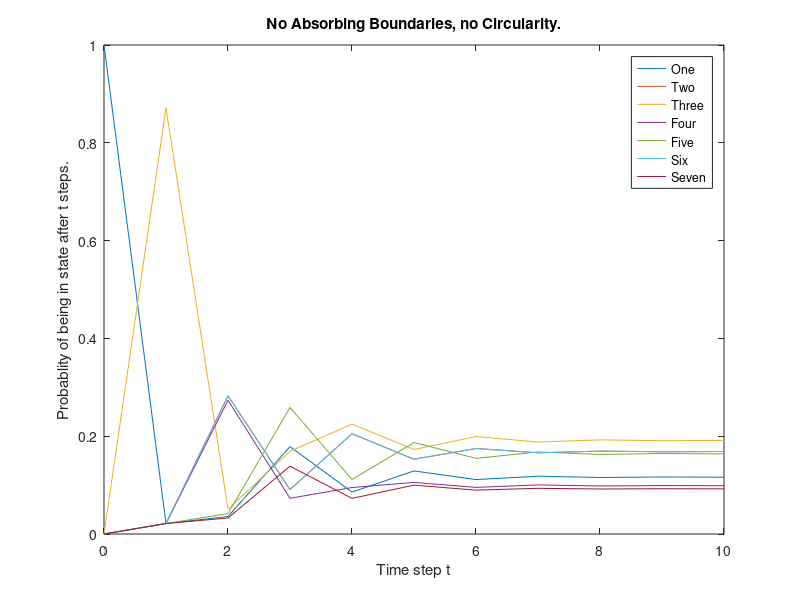

This figure's MATLAB source:
% Filename: GoogleMatrixPlot.m
% M-file to
% - Print out a plot to demonstrate page-rank algorithm over time.

% Enter the transfer matrix_type.
T =[.021429 .446429 .021429 .142857 .021429 .021429 .142857;
.021429 .021429 .304762 .142857 .446429 .021429 .142857;
.871429 .021429 .021429 .142857 .021429 .304762 .142857;
.021429 .021429 .304762 .142857 .021429 .021429 .142857;
.021429 .446429 .021429 .142857 .021429 .304762 .142857;
.021429 .021429 .304762 .142857 .446429 .021429 .142857;
.021429 .021429 .021429 .142857 .021429 .304762 .142857];

% Enter the initial state.
x0 = [1 ; 0 ; 0; 0; 0; 0; 0];

% We will create a matrix X that has three columns.
% Each column will contain time series data for one class.
% Each row will correspond to a time step.
X = zeros(11,7);  

X(1,:) = x0;  %Data for time step t=0

% Use for loop to generate time series data.
for t = 1:10
  X(t+1,:)=T^t*x0; % Data for time step t
end

% the first column.
One = X(:,1);

% Time series information for second page
Two = X(:,2);

% Time series information for proportion dry is in
% the third column.
Three = X(:,3);
Four = X(:,4);
Five = X(:,5);
Six= X(:,6);
Seven= X(:,7);

% Generate plot
time = [0:10];
plot(time,One,time,Two,time,Three,time,Four,time,Five,time,Six,time,Seven)
legend('One','Two','Three',"Four","Five","Six","Seven")
xlabel('Time step t')
ylabel('Probablity of being in state after t steps.')
title('No Absorbing Boundaries, no Circularity.')